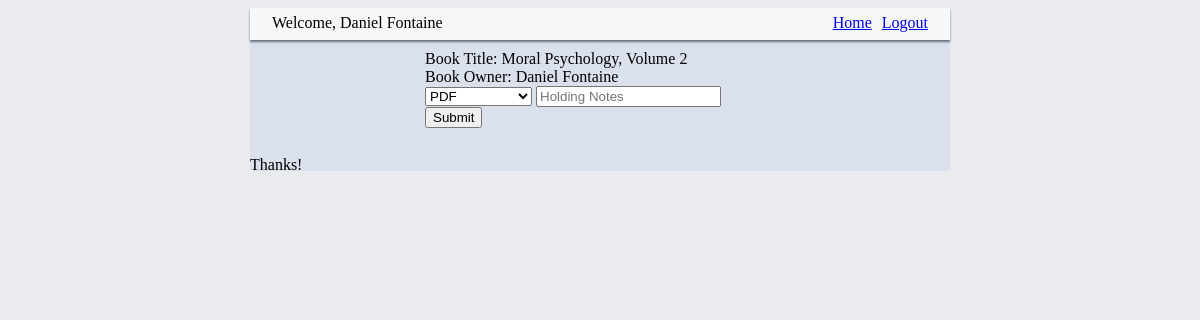
Screenshot of /book/745/holding_add (signed in) with the database file from the repository.
### models.py (models this page shows, shortened)
class User(Base):
	__tablename__ = 'user'
	id = Column(Integer, primary_key=True)
	username = Column(String(32), index = True)
	picture = Column(String)
	email = Column(String, index=True)
	password_hash = Column(String(64))

class Book(Base):
	__tablename__ = 'books'
	id = Column(Integer, primary_key=True)
	isbn = Column(String(13))
	title = Column(String)
	author = Column(String)
	publisher = Column(String)
	cover_photo_url = Column(String)
	edition = Column(Integer)
	date = Column(String)
	file_type = Column(String)
	date_added = Column(DateTime, default=datetime.datetime.utcnow())
	user_id = Column(Integer, ForeignKey('user.id'))
	user = relationship(User)
	holdings = relationship('Holding', backref="books")

### view_controler.py (the view)
@app.route('/book/<int:id_num>/holding_add', methods=['GET', 'POST'])
def add_holding(id_num):
    if username() is not None:
        book = session.query(Book).filter_by(id=id_num).first()
        if request.method == 'POST':
            post_email = request.form['current_user']
            if post_email == login_session['email']:
                user_id = getUserID(post_email)
                holding_type = request.form['holding_type']
                holding_notes = request.form['holding_notes']
                add_holding = Holding(holding_type=holding_type,
                                      holding_notes=holding_notes,
                                      added_by=user_id,
                                      book_id=id_num)
                session.add(add_holding)
                session.commit()
                flash('Successfully Added New Holding')
                return redirect(url_for('mainpage'))
            else:
                flash("Action Denied")
                return redirect(url_for('mainpage'))
        else:
            return render_template('add_holding.html',
                               username=username(),
                               email=login_session['email'],
                               book=book)

### view_controler.py (called while the page is built)
def username():
    if 'username' in login_session:
        return login_session['username']
    else:
        return None

### templates/add_holding.html (shortened to what this page needs)
{% extends "container.html" %}
{% block top_interface %}
<div class="holding-edit-container">
<div class="book-info">
    <span>Book Title: {{book.title}}</span>
    <br>
    <span>Book Owner: {{book.user.username}}</span>
    <br>
</div>
<div class="user-add">
    <form method="post">
        <select action="{{ url_for('add_holding', id_num=book.id) }}" name="holding_type">
            <option value="PDF">PDF</option>
        </select>
        <input type="text" name="holding_notes" placeholder="Holding Notes" >
        <input name="Submit" type="submit"/>
    </form>
    <br>
</div>
</div>
{% endblock %}

### templates/container.html (shortened to what this page needs)
<!DOCTYPE html>
<html lang="en">
<head>
    <link rel="stylesheet" type="text/css" href="{{ url_for('static',filename='styles/style.css')}}">
</head>
<body>
    <main class="outer-container">
        <div class="top-bar">
            <div class="user-bar">
                {% with messages = get_flashed_messages() %}
                {% if messages %}
                    {% for message in messages %}
                    {{ message }}
                    {% endfor %}
                {% else %}
                    {% if username %}
                    Welcome, {{ username }}
                    {% else %}
                    You are not logged in
                    {% endif %}
                {% endif %}
                {% endwith %}
            </div>
            <div class="home-button">
                {% if not homebuttonoff %}
                <a href="{{ url_for('mainpage') }}">Home</a>
                {% endif %}
            </div>
            <div class="login-container">
                {% if username %}
                    <a href="{{ url_for('logout') }}">Logout</a>
                {% else %}
                    <a href="{{ url_for('showLogin')}}">Login</a>
                {% endif %}
            </div>
        </div>
        <div class = "inner-container">
            {% block top_interface %}
            {% endblock %}
        </div>
        <div class ="footer">
            Thanks!
        </div>
    </main>
</body>
</html>

### static/styles/style.css (style rules this page uses)
body { background-color: #e9ebee; }
.outer-container { max-width: 700px; border: 100px; margin: auto; background-color: #dae1ed; border-radius: 4px; }
.top-bar { display: flex; padding-left: 3%; padding-right: 3%; background-color: #f6f7f9; margin: auto; padding-bottom: 3px; border-left-width: 1px; border-right-width: 1px; border-top-width: 1px; padding-top: 5px; border-style: solid; border-color: #f6f7f9; border-bottom-width: 2px; box-shadow: 0 2px 2px 0px #677280; }
.footer { height: 15px; }
.inner-container { width: 100%; height: 100%; }
.user-bar { width: 100%; height: 1.3em; }
.home-button { margin-right: 10px; }
.holding-edit-container { width: 50%; margin: auto; margin-top: 10px; margin-bottom: 10px; }

### rows the page displays
User: username "Daniel Fontaine", user.username "Daniel Fontaine"
Book: title "Moral Psychology, Volume 2", holding_type "PDF"
